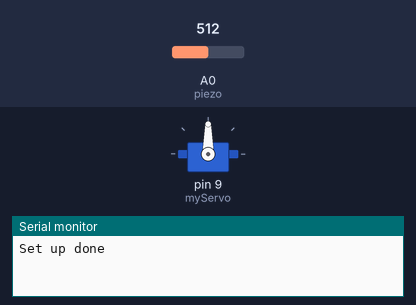
A sketch run on a simulated Arduino Uno, built with avr-gcc and run on an emulated ATmega328P. On the bench: servo, the last lines printed to the serial monitor. Inputs (shaded band) come from the test bench; at power-on: A0 (piezo) = 512.

Above: at 0.05 s.
At 9.2 s:
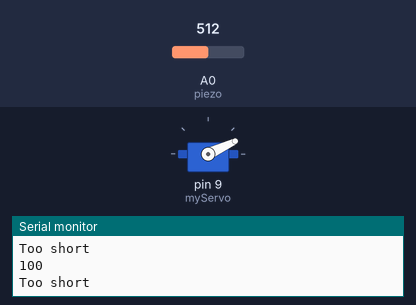
Timing chart, 0 to 12.3 s (numbered marks = the images above):
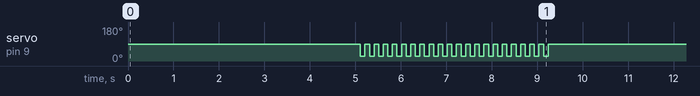

The sketch:

Knock_Knock.ino
```cpp
// import the library
#include <Servo.h>

// create an instance of the Servo library
Servo myServo;

const int piezo = A0;      // pin the piezo is attached to

boolean busy = false;
unsigned long intervals[20] = {0, 0, 0, 0, 0, 0, 0, 0, 0, 0, 0, 0, 0, 0, 0, 0, 0, 0, 0, 0};

// variable for the piezo value
int knockVal;

// variables for the low limits of the knock value
const int quietKnock = 250;
const int largeKnock = 100000;

void setup() {
  // attach the servo to pin 9
  myServo.attach(9);

  // start serial communication for debugging
  Serial.begin(9600);

  // move the servo to the unlocked position
  myServo.write(90);

  // print status to the Serial Monitor
  Serial.println("Set up done");
}

void loop() {

  // check the value of the piezo
  knockVal = analogRead(piezo);

  if (checkForKnock(knockVal) == true && busy == false) {
    busy = true;
    unsigned long start = millis();
    Serial.println("timer start");
    Serial.println(start);
    Serial.println("");
    delay(100);
    int counter = 0;
    unsigned long temp = start;
      while (millis() < start + 5000) { // 5sec=5000ms
        knockVal = analogRead(piezo);
        if (checkForKnock(knockVal) == true && counter < 20) {
          intervals[counter] = millis()-temp;
          Serial.println(intervals[counter]);
          temp += intervals[counter];
          counter++;
        }
      }
    Serial.println("Timer end");

    Serial.println("Play start");
    myServo.write(25);
    delay(100);
    myServo.write(90);
    delay(100);
    for(int i = 0; i < 20 && intervals[i] != 0; i++) {
      Serial.println(intervals[i]);
      if (long(intervals[i]-200) >= 0) {
        Serial.println("OK");
        delay(intervals[i]-200);
      } else {
        Serial.println("Too short");
        delay(1);
      }
      myServo.write(25);
      delay(100);
      myServo.write(90);
      delay(100);

      intervals[i] = 0;
    }

    busy = false;
    myServo.write(90);
    delay(100);

  }

}

// this function checks to see if a detected knock is within max and min range
boolean checkForKnock(int value) {

  // if the value of the knock is greater than the minimum, and larger
  // than the maximum
  if (value > quietKnock) {
    delay(100);

    return true;
  }
  // if the knock is not within range
  else {
    //Serial.println(value);
    return false;
  }
}
```

Measured:
- by itself, servo on pin 9 (myServo): moves between 25° and 90°, repeating every 9.4 s
